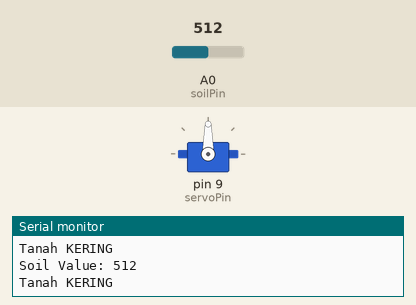
This sketch was run on a simulated Arduino Uno, built with avr-gcc and run on an emulated ATmega328P. Shown: servo, the last lines printed to the serial monitor. The inputs (shaded band) are chosen by the test bench; at power-on: A0 (soilPin) = 512.

Above: at 1.8 s.
1.9 s: A0 (soilPin) set to 487
At 2.7 s:
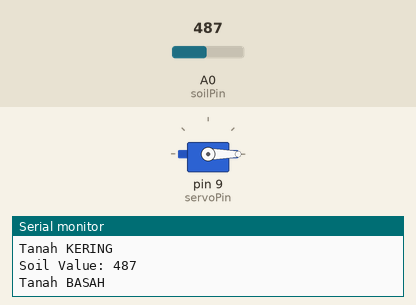
3.5 s: A0 (soilPin) set to 510
At 4.3 s:
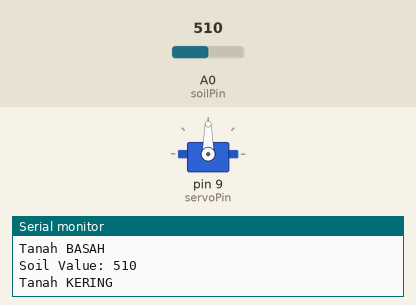
5.5 s: A0 (soilPin) set to 490
At 7.0 s:
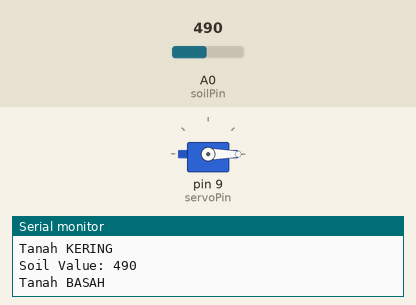
Timing chart, 0 to 8.5 s (numbered marks = the images above; inputs shaded):
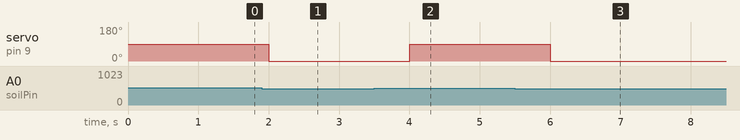

The sketch:

soil_moisture.ino
```cpp
#include <Servo.h>

Servo myServo;

const int soilPin = A0;
const int servoPin = 9;

int soilValue = 0;
int threshold = 500;

void setup() {
  Serial.begin(9600);

  myServo.attach(servoPin);
  myServo.write(0);

  Serial.println("Sistem Soil Moisture + Servo");
}

void loop() {
  soilValue = analogRead(soilPin);

  Serial.print("Soil Value: ");
  Serial.println(soilValue);

  if (soilValue > threshold) {
    Serial.println("Tanah KERING");
    myServo.write(90);
  } else {
    Serial.println("Tanah BASAH");
    myServo.write(0);
  }

  delay(1000);
}
```

Measured:
- the behaviour switches between 501 and 500 on A0 (soilPin) (found by bisection; images 0 and 1)
- after the input at 1.9 s, servo on pin 9 (servoPin): 90° → 0° after 0.10 s
- after the input at 3.5 s, servo on pin 9 (servoPin): 0° → 90° after 0.50 s
- after the input at 5.5 s, servo on pin 9 (servoPin): 90° → 0° after 0.50 s
